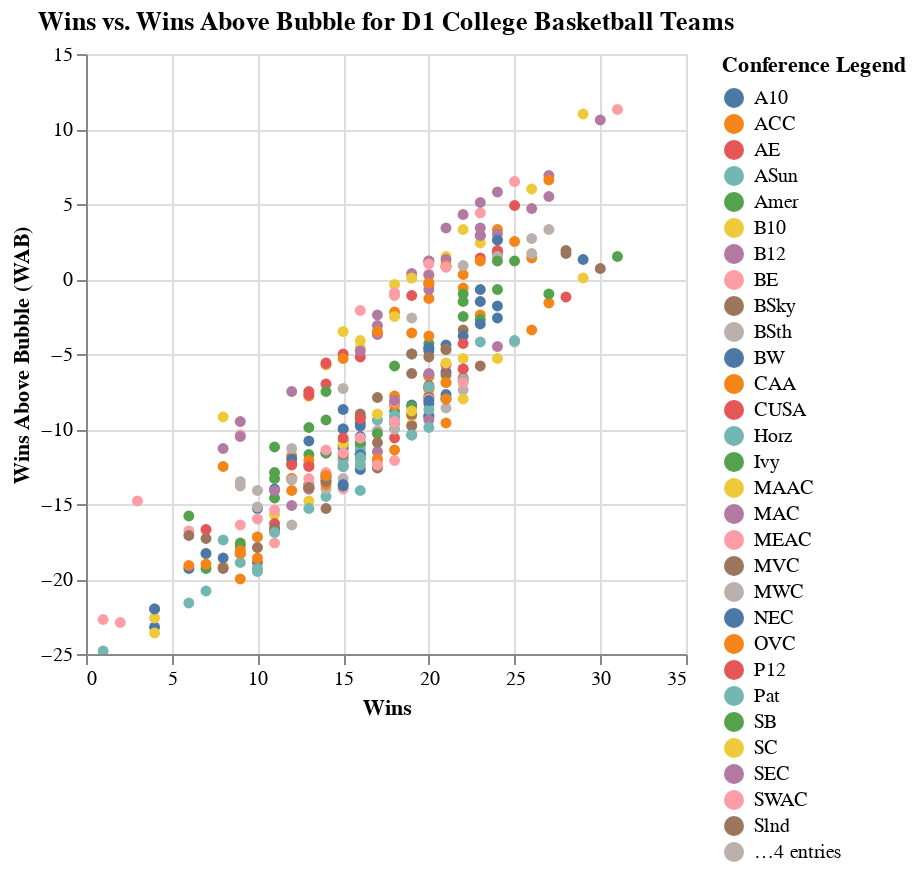

Notebook cell for this chart:
### Markdown cell above
This box and whisker plot displays the distribution of teams' power rating for each conference in division 1 men's basketball. I chose this type of visualization to display the strength of each conference, indicated by the y-position of the box, and the competitiveness of each conference, indicated by the height of each box and whiskers. The colors are categorical, at least that was the intention. Neither colorgorical nor colorbrewer could accomodate the 33 conferences, so I did the best I could.

### Code cell
selection = alt.selection_point(fields=['CONF'], bind='legend')

cbb_scatter = alt.Chart(cbb_df, title='Wins vs. Wins Above Bubble for D1 College Basketball Teams').mark_circle(size=30).encode(
    x=alt.X('W:Q',title='Wins'),
    y=alt.Y('WAB:Q', title='Wins Above Bubble (WAB)'),
    color=alt.Color("CONF", title='Conference Legend'),
    tooltip=['TEAM', 'RK', 'W', 'WAB'],
    opacity=alt.condition(selection, alt.value(1), alt.value(0.1))
).interactive().add_params(
    selection
)

cbb_scatter

### Figure 1 — Vega-Lite specification as saved in the notebook (floating-point values rounded to 4 significant figures; data arrays with more than 128 entries replaced by an {"elided": "..."} marker saying what was removed)
{"config": {"view": {"continuousWidth": 300, "continuousHeight": 300}}, "data": {"name": "data-2ab1a467a91bfeed2c6a16ec3d07f927"}, "mark": {"type": "circle", "size": 30}, "encoding": {"color": {"field": "CONF", "title": "Conference Legend", "type": "nominal"}, "opacity": {"condition": {"param": "param_29", "value": 1}, "value": 0.1}, "tooltip": [{"field": "TEAM", "type": "nominal"}, {"field": "RK", "type": "quantitative"}, {"field": "W", "type": "quantitative"}, {"field": "WAB", "type": "quantitative"}], "x": {"field": "W", "title": "Wins", "type": "quantitative"}, "y": {"field": "WAB", "title": "Wins Above Bubble (WAB)", "type": "quantitative"}}, "params": [{"name": "param_30", "select": {"type": "interval", "encodings": ["x", "y"]}, "bind": "scales"}, {"name": "param_29", "select": {"type": "point", "fields": ["CONF"]}, "bind": "legend"}], "title": "Wins vs. Wins Above Bubble for D1 College Basketball Teams", "$schema": "https://vega.github.io/schema/vega-lite/v5.17.0.json", "datasets": {"data-2ab1a467a91bfeed2c6a16ec3d07f927": {"elided": "362 records"}}}
